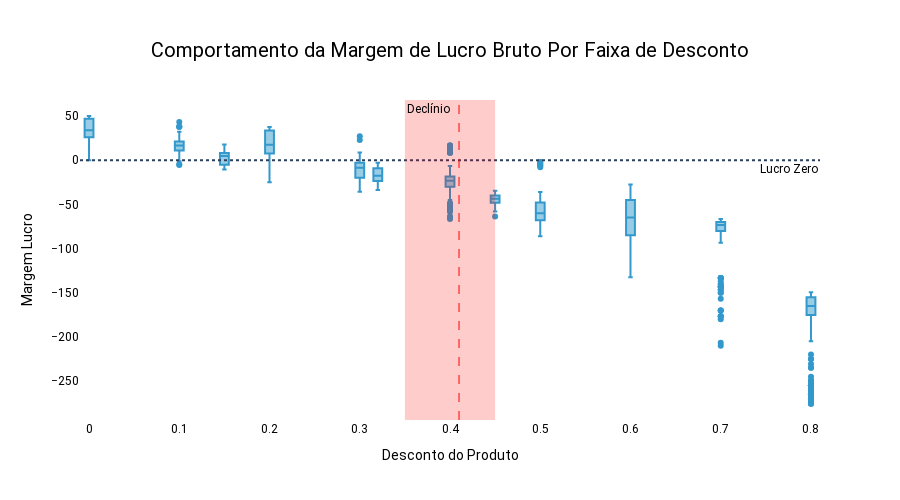

This figure's notebook cell:
### Markdown cell above
*CONSTRUÇÃO DE GRÁFICOS*

### Code cell
figura_1 = px.box(data_frame, 
               x = "Desconto", 
               y = "Margem Lucro",
               title = "Comportamento da Margem de Lucro Bruto Por Faixa de Desconto",
               labels = {"Desconto":"Desconto do Produto",
                         "Margem_Lucro":"Margem de Lucro Bruto"}).update_traces(marker = {"color":"#3399CC"}).update_layout(height = 500, 
                                                                                                                      width = 900, 
                                                                                                                      title = {"font":title_font, 
                                                                                                                               "x":0.5, 
                                                                                                                               "y":0.9, 
                                                                                                                               "xanchor":"center", 
                                                                                                                               "yanchor":"middle"},
                                                                                                                      font = global_font,
                                                                                                                      legend = {"font":legend_font}, 
                                                                                                                      font_color = "black",
                                                                                                                      plot_bgcolor = "rgba(0,0,0,0)",
                                                                                                                      paper_bgcolor = "rgba(0,0,0,0)")
figura_1.add_hline(y = 0, 
                line_dash = "dot", 
                annotation_text = "Lucro Zero", 
                annotation_position = "bottom right")

figura_1.add_vrect(x0 = 0.35,
                x1 = 0.45, 
                annotation_text = "Declínio", 
                annotation_position = "top left", 
                fillcolor = "red", 
                opacity = 0.20, 
                line_width = 0)

figura_1.add_vline(x = 0.41, 
                line_width = 1, 
                line_dash = "dash", 
                line_color = "red")

### Figure 1 — Plotly figure (JSON) as saved in the notebook; plotly's stock layout.template omitted (floating-point values rounded to 4 significant figures; data arrays with more than 128 entries replaced by an {"elided": "..."} marker saying what was removed)
{"data": [{"alignmentgroup": "True", "hovertemplate": "Desconto do Produto=%{x}<br>Margem Lucro=%{y}<extra></extra>", "legendgroup": "", "marker": {"color": "#3399CC"}, "name": "", "notched": false, "offsetgroup": "", "orientation": "v", "showlegend": false, "type": "box", "x": {"elided": "9960 float values"}, "x0": " ", "xaxis": "x", "y": {"elided": "9960 float values"}, "y0": " ", "yaxis": "y"}], "layout": {"annotations": [{"showarrow": false, "text": "Lucro Zero", "x": 1, "xanchor": "right", "xref": "x domain", "y": 0, "yanchor": "top", "yref": "y"}, {"showarrow": false, "text": "Declínio", "x": 0.35, "xanchor": "left", "xref": "x", "y": 1, "yanchor": "top", "yref": "y domain"}], "boxmode": "group", "font": {"color": "black", "family": "Roboto"}, "height": 500, "legend": {"font": {"color": "black", "size": 16}, "tracegroupgap": 0}, "paper_bgcolor": "rgba(0,0,0,0)", "plot_bgcolor": "rgba(0,0,0,0)", "shapes": [{"line": {"dash": "dot"}, "type": "line", "x0": 0, "x1": 1, "xref": "x domain", "y0": 0, "y1": 0, "yref": "y"}, {"fillcolor": "red", "line": {"width": 0}, "opacity": 0.2, "type": "rect", "x0": 0.35, "x1": 0.45, "xref": "x", "y0": 0, "y1": 1, "yref": "y domain"}, {"line": {"color": "red", "dash": "dash", "width": 1}, "type": "line", "x0": 0.41, "x1": 0.41, "xref": "x", "y0": 0, "y1": 1, "yref": "y domain"}], "title": {"font": {"color": "black", "size": 20}, "text": "Comportamento da Margem de Lucro Bruto Por Faixa de Desconto", "x": 0.5, "xanchor": "center", "y": 0.9, "yanchor": "middle"}, "width": 900, "xaxis": {"anchor": "y", "domain": [0, 1], "title": {"text": "Desconto do Produto"}}, "yaxis": {"anchor": "x", "domain": [0, 1], "title": {"text": "Margem Lucro"}}}}
